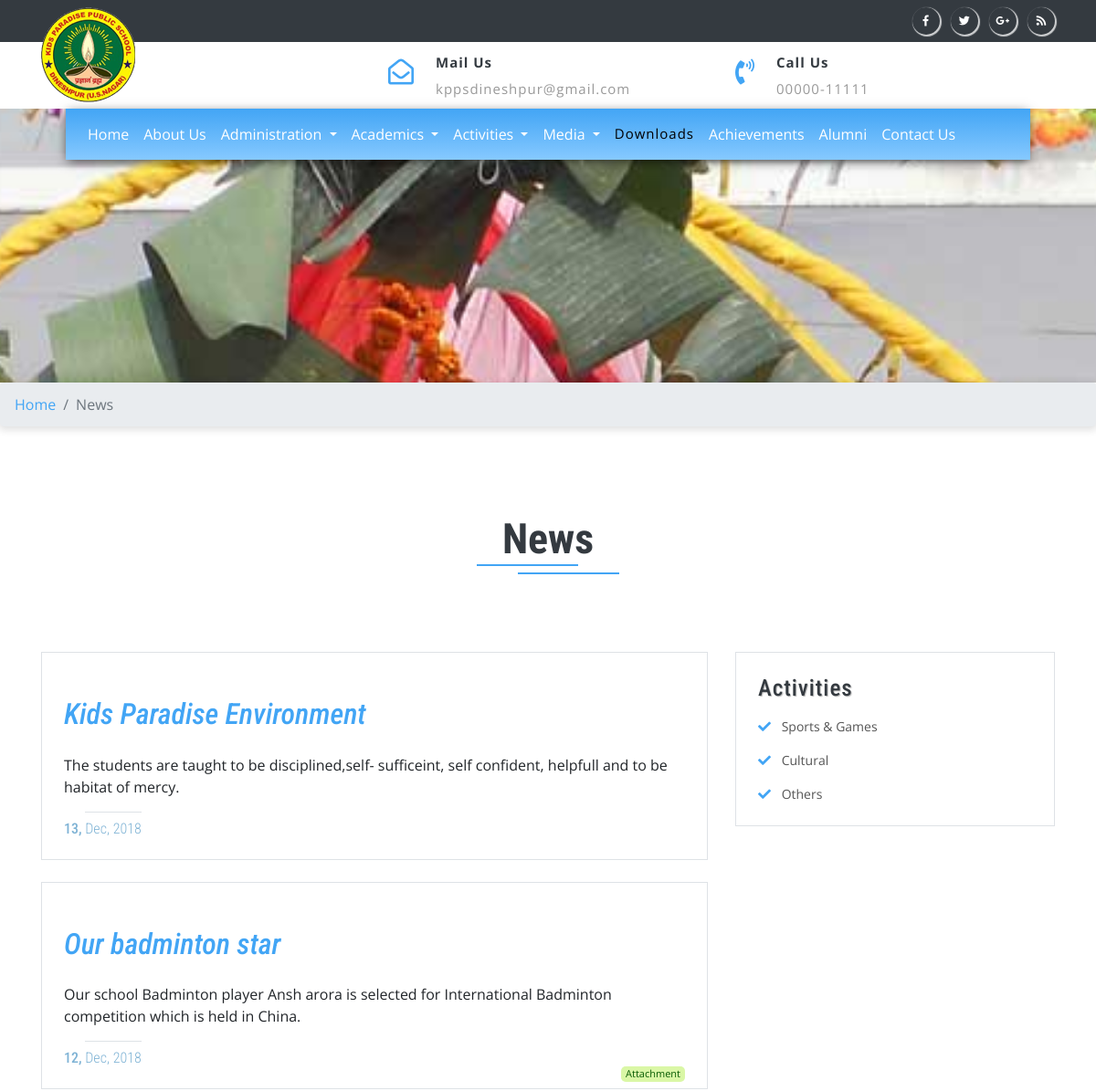
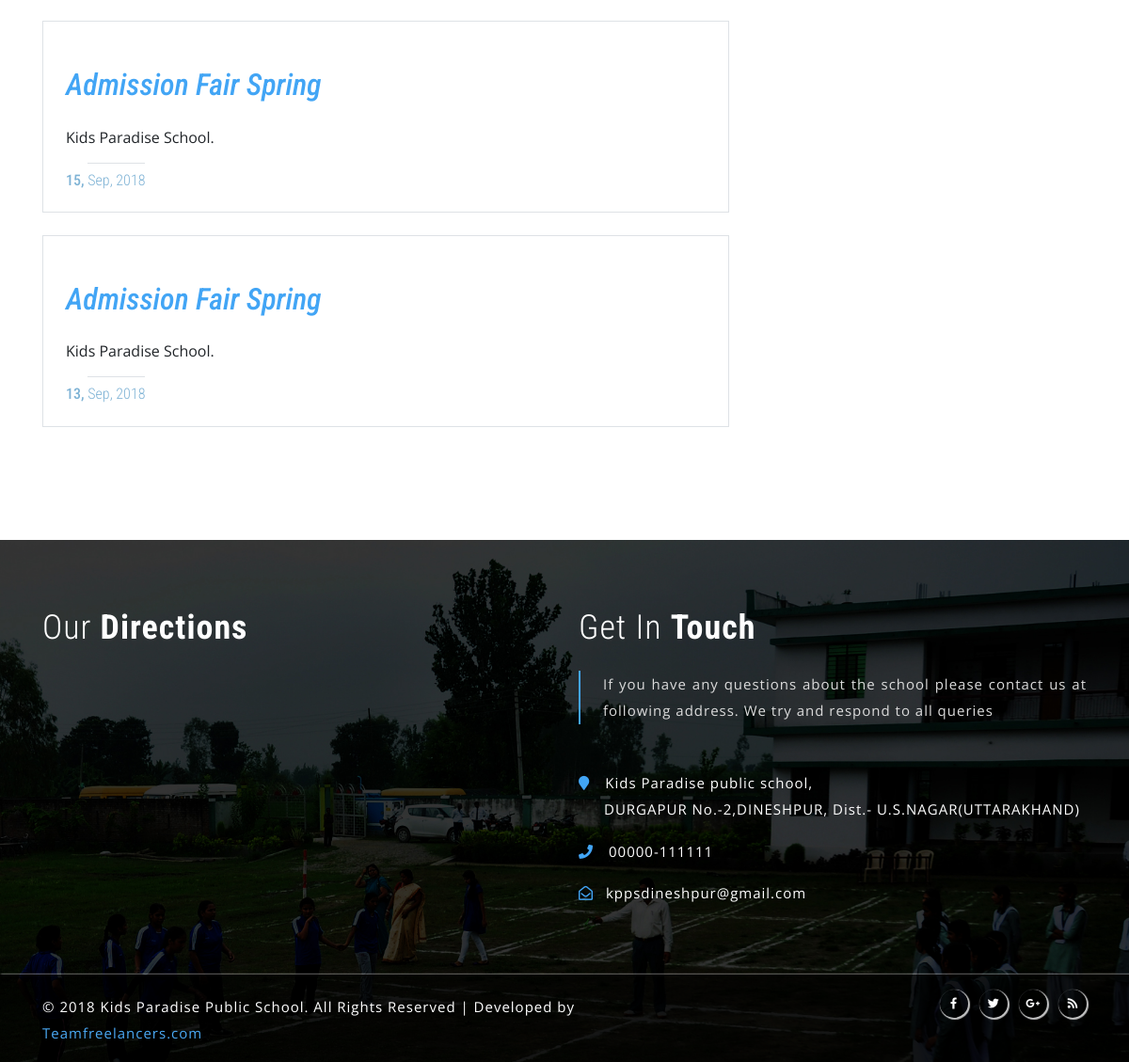
The page /index.php/web/news on the database its author committed (2 pictures, top to bottom).
### tables this page shows
CREATE TABLE `newsevents` (
  `ID` int(11) NOT NULL,
  `SUBJECT` varchar(200) NOT NULL,
  `NEWS` text NOT NULL,
  `PATH_ATTACH` varchar(150) NOT NULL,
  `FONTJI` varchar(250) NOT NULL,
  `DATE_` varchar(25) NOT NULL,
  `DATE_START` varchar(25) NOT NULL,
  `DATE_END` varchar(25) NOT NULL,
  `TIME_` varchar(25) NOT NULL,
  `STATUS` int(11) NOT NULL DEFAULT '1',
  `USERNAME` varchar(150) NOT NULL
);

CREATE TABLE `activities_category` (
  `ACT_CATEG_ID` int(6) NOT NULL,
  `CATEGORY` varchar(20) NOT NULL,
  `USERNAME_` varchar(40) NOT NULL,
  `DATE_` timestamp NOT NULL DEFAULT CURRENT_TIMESTAMP,
  `STATUS_` tinyint(1) NOT NULL
);

### application/controllers/Web.php (called while the page is built, shortened)
<?php
class Web extends CI_Controller {
    function __construct() {
        $this->load->model('my_model', 'mm');
    }
    function news(){
        $data['news_'] = $this->mm->getallnews();
        if (count($data['news_']) != 0) {
            $data_['activities_category'] = $this->mm->get_active_activity_category();
            $data_['pageName'] = 'News';
            $data_['menu'] = 7;
            $this->load->view('templates/header', $data_);
            $this->load->view('news', $data);
            $this->load->view('templates/footer');
        } else {
            redirect('web');
        }
    }
}

### index.php (called while the page is built, shortened)
<?php
require_once BASEPATH.'core/CodeIgniter.php';

### application/models/My_model.php (called while the page is built, shortened)
<?php
class My_model extends CI_Model {
    function getallnews(){
        $this->db->order_by('ID', 'desc');
        $this->db->where('STATUS',1);
        $query = $this->db->get('newsevents');
        return $query->result();
    }
    function get_active_activity_category(){
        $this->db->where('STATUS_', 1);
        $query = $this->db->get('activities_category');
        return $query->result();
    }
}

### application/libraries/My_library.php (called while the page is built, shortened)
<?php
class My_library {
    function getMonthsName($no){
        $d = array(
                1 => 'Jan',
                2 => 'Feb',
                3 => 'Mar',
                4 => 'Apr',
                5 => 'May',
                6 => 'Jun',
                7 => 'Jul',
                8 => 'Aug',
                9 => 'Sep',
                10=> 'Oct',
                11=> 'Nov',
                12=> 'Dec',
            );
        return $d[$no];
    }
}
?>

### application/views/news.php (the view)
<nav aria-label="breadcrumb">
    <ol class="breadcrumb">
        <li class="breadcrumb-item">
            <a href="index.html">Home</a>
        </li>
        <li class="breadcrumb-item active" aria-current="page">News </li>
    </ol>
</nav>
<div class="details-w3l py-5">
    <div class="container py-xl-5 py-lg-3">
        <h3 class="title text-capitalize font-weight-light text-dark text-center mb-5">
            <span class="font-weight-bold">News</span>
        </h3>
        <div class="row inner_sec_info pt-md-4">
            <div class="col-lg-8 single-left">
                <?php foreach($news_ as $item){?>
                    <?php $dt = explode("/", $item->DATE_); ?>
                <div class="single-left1 p-4 my-4 border">
                    <h6 class="details-heading font-italic my-4"><?php echo $item->SUBJECT;?></h6>
                    <div style="clear: both; width: 100%;overflow: hidden;">
                        <?php echo $item->NEWS;?>
                    </div>
                    <br>
                    <h6 class="font-weight-bold;" style="color: #7FB3D5 !important"><?php echo $dt[0]; ?>,
                        <span class="border-top font-weight-light pt-2 mt-2"><?php echo $this->my_library->getMonthsName(abs($dt[1])); ?>, <?php echo $dt[2];?></span>
                    </h6>
                    <?php if($item->PATH_ATTACH != 'x'){?>
                        <a href="<?php echo ADMIN___.'/_assets_/newsevents/'.$item->PATH_ATTACH;?>" target="_blank" style="background: #DAF7A6; color: #075A01; font-size: 11px; padding: 0px 5px; border-radius: 5px; float: right">Attachment</a>
                    <?php } ?>
                </div>
            <?php } ?>
            </div>
            <div class="col-lg-4 event-right mt-lg-0 mt-sm-5 mt-4">
                <div class="event-right1">
                    <div class="categories my-4 p-4 border">
                        <h3 class="blog-title text-dark">Activities</h3>
                        <ul>
                            <?php foreach ($activities_category as $categ_item) { ?>
                            <li class="mt-3">
                                <i class="fas fa-check mr-2"></i>
                                <a href="<?php echo site_url('web/activities/'.$categ_item->ACT_CATEG_ID);?>"><?php echo $categ_item->CATEGORY; ?></a>
                            </li>
                            <?php } ?>
                        </ul>
                    </div>
                </div>
            </div>
        </div>
    </div>
</div>

### assets/css/style.css (style rules this page uses)
body { padding: 0; margin: 0; background: #FFF; font-family: 'Open Sans', sans-serif; overflow-x: hidden; }
body a { -webkit-transition: 0.5s all; -moz-transition: 0.5s all; -o-transition: 0.5s all; -ms-transition: 0.5s all; transition: 0.5s all; text-decoration: none; }
h1, h2, h3, h4, h5, h6 { margin: 0; padding: 0; font-family: 'Roboto Condensed', sans-serif; }
ul, ol { margin: 0; padding: 0; }
h3.title { font-size: 46px; position: relative; }
h3.title:before, h3.title:after { position: absolute; background: #42a5f5; width: 10%; height: 2px; content: " "; bottom: -3%; }
h3.title:before { left: 43%; }
h3.title:after { bottom: -20%; right: 43%; }
.breadcrumb { box-shadow: 0px 2px 8px 2px rgba(0, 0, 0, 0.12); margin: 0; }
li.breadcrumb-item a { color: #42a5f5; }
h3.blog-title { font-size: 25px; letter-spacing: 1px; text-shadow: 1px 1px 1px rgba(0, 0, 0, 0.27); }
.categories ul li, .single-left2-left ul li { list-style-type: none; font-size: 14px; }
.categories ul li i, .single-left2-left ul li i { color: #42a5f5; }
.categories ul li a, .single-left2-left ul li a { color: #555; }
h6.details-heading { font-size: 32px; color: #42a5f5; }

### rows shown on the page
newsevents: SUBJECT "Kids Paradise Environment", NEWS "The students are taught to be disciplined,self- sufficeint, self confident, helpfull and to be habitat of mercy.", DATE_ "13", DATE_ "Dec", DATE_ "2018"
newsevents: SUBJECT "Our badminton star", NEWS "Our school Badminton player Ansh arora is selected for International Badminton competition which is held in China.", DATE_ "12", DATE_ "Dec", DATE_ "2018"
newsevents: SUBJECT "Admission Fair Spring", NEWS "Kids Paradise School.", DATE_ "15", DATE_ "Sep", DATE_ "2018"
newsevents: SUBJECT "Admission Fair Spring", NEWS "Kids Paradise School.", DATE_ "13", DATE_ "Sep", DATE_ "2018"
activities_category: CATEGORY "Sports & Games"
activities_category: CATEGORY "Cultural"
activities_category: CATEGORY "Others"
